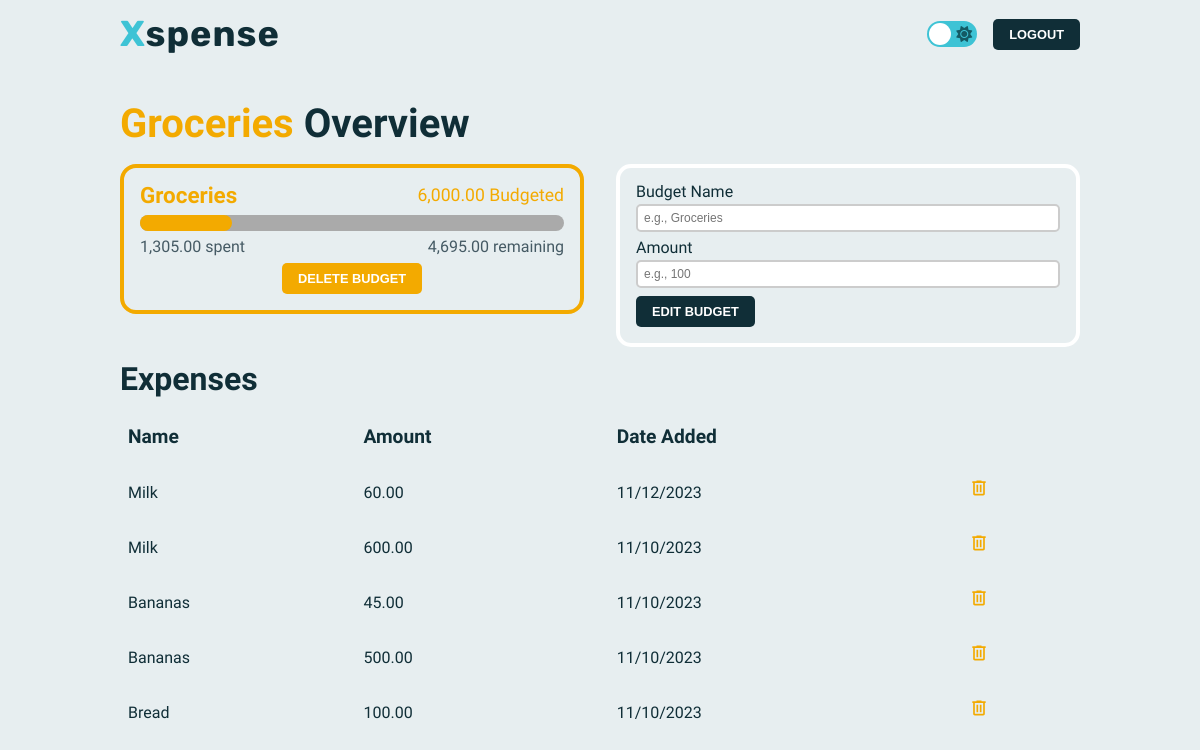
/budgets/Groceries (signed in), run on the app's committed database.
### models.py (models this page shows, shortened)
class Budget(db.Model, UserMixin):
    __tablename__ = "budget"
    id = db.Column(db.Integer, primary_key=True)
    name = db.Column(db.String(25), nullable=False)
    amount = db.Column(db.Float, nullable=False)
    spent = db.Column(db.Float, nullable=False, default=0)
    color = db.Column(db.String(9), nullable=False)
    date_added = db.Column(db.DateTime, default=datetime.utcnow)
    user_id = db.Column(db.Integer, db.ForeignKey("user.id"))
    expenses = db.relationship("Expense", backref="budget")

class Expense(db.Model, UserMixin):
    __tablename__ = "expense"
    id = db.Column(db.Integer, primary_key=True)
    name = db.Column(db.String(25), nullable=False)
    amount = db.Column(db.Float, nullable=False)
    date_added = db.Column(db.DateTime, default=datetime.utcnow)
    budget_id = db.Column(db.Integer, db.ForeignKey("budget.id"))
    user_id = db.Column(db.Integer, db.ForeignKey("user.id"))

### app.py (the view)
@app.route("/budgets/<name>")
@login_required
def budget_details(name):
    budget_form = BudgetForm()
    budget = (
        Budget.query.filter_by(user_id=current_user.id)
        .filter_by(name=name)
        .first_or_404()
    )
    return render_template(
        "details.html",
        budget=budget,
        budget_form=budget_form,
        curr_f=currency_formatter,
    )

### forms.py (shortened to what this page needs)
class BudgetForm(FlaskForm):
    name = StringField(
        "Budget Name",
        validators=[InputRequired(), length(min=3, max=13)],
        render_kw={"placeholder": "e.g., Groceries"},
    )
    amount = FloatField(
        "Amount",
        validators=[InputRequired()],
        render_kw={"placeholder": "e.g., 100"},
    )
    submit = SubmitField("Create Budget")

### app.py (called while the page is built)
@login_manager.user_loader
def load_user(user_id):
    return User.query.get(int(user_id))

### helpers.py (called while the page is built)
def currency_formatter(number):
    return "{:,.2f}".format(number)

### templates/details.html (shortened to what this page needs)
{% extends 'layout.html' %}
{% block header %}
<a href="/logout" ><button class="btn btn-small">logout</button></a>
{% endblock %}
{% block body %}
<div class="container dashboard">
  <h1 class="title"><span class="{{ budget.color }}">{{ budget.name }}</span> Overview</h1>
  <div class="create">
    <div class="budget-card {{ budget.color }}">
      <div class="row">
        <h3 class="sub-subtitle row-title {{ budget.color }}">{{ budget.name }}</h3>
        <p class="amount {{ budget.color }}">{{ curr_f(budget.amount) }} Budgeted</p>
      </div>
      <div class="row {{ budget.color }}">
        <progress max="{{ budget.amount }}" value="{{ budget.spent }}"></progress>
      </div>
      <div class="row progress-text">
        <small>{{ curr_f(budget.spent) }} spent</small>
        {% if budget.amount - budget.spent < 0 %}
        <small class="warn">{{  curr_f(budget.spent - budget.amount) }} overbudget</small>
        {% else %}
        <small>{{ curr_f(budget.amount - budget.spent) }} remaining</small>
        {% endif %}
      </div>
      <div class="row">
        <a href="/delete-budget/{{ budget.name }}"><button class="btn btn-small {{ budget.color }}">Delete Budget</button></a>
      </div>
    </div>
    <div class="card budget">
      <form action="/edit-budget" method="post" novalidate>
        <div class="form-control">
          {{ budget_form.name.label}}
          {{ budget_form.name(class="input")}}
        </div>
        <div class="form-control">
          {{ budget_form.amount.label}}
          {{ budget_form.amount(class="input")}}
        </div>
        <button class="btn btn-small">edit budget</button>
      </form>
    </div>
  </div>
  {% if budget.expenses %}
  <h2 class="subtitle">Expenses</h2>
  <table>
    <table>
      <tr>
        <th>Name</th>
        <th>Amount</th>
        <th>Date Added</th>
        <th></th>
      </tr>
        {% for expense in budget.expenses|reverse %}
          <tr>
            <td>{{ expense.name }}</td>
            <td>{{ curr_f(expense.amount) }}</td>
            <td>{{ moment(expense.date_added).calendar() }}</td>
            <td>
              <form action="/{{ budget.name }}/delete-expense" method="post">
                <button class="delete-expense" type="submit">
                  <svg
                    xmlns="http://www.w3.org/2000/svg"
                    height="20"
                    viewBox="0 -960 960 960"
                    width="24"
                    class="{{ budget.color }}"
                  >
                    <path
                      d="M280-120q-33 0-56.5-23.5T200-200v-520h-40v-80h200v-40h240v40h200v80h-40v520q0 33-23.5 56.5T680-120H280Zm400-600H280v520h400v-520ZM360-280h80v-360h-80v360Zm160 0h80v-360h-80v360ZM280-720v520-520Z"
                    />
                  </svg>
                </button>
              </form>
            </td>
          </tr>
      {% endfor %}
    </table>
    {% endif %}
</div>
{% endblock %}

### static/css/style.css (style rules this page uses)
:root { --primary-color: #3ec3d5; --secondary-color: #145a64; --light-color: #ffffff; --text-color: #102E37; --text-color-light: #455a64; --progress-color: #aaa; --accent-color1: #2fb64e; --accent-color2: #ff555f; --accent-color3: #55adff; --accent-color4: #f3aa00; --accent-color5: #F78D3F; --accent-color6: #145b96; --accent-color7: #3d5f06; --background-color: #e7eef0; --footer-color: #3ec3d5; --box-shadow: 0 0 8px #bbb; --main-font: "Source Sans 3", sans-serif; --logo-font: "Rubik", sans-serif; }
* { margin: 0; padding: 0; box-sizing: border-box; transition: 0.1s; }
body { font-family: var(--main-font); display: flex; flex-direction: column; justify-content: space-between; min-height: 100vh; background-color: var(--background-color); }
a { text-decoration: none; }
a, a:visited, a:hover, a:active { color: inherit; }
label { color: var(--text-color); }
.container { width: 80%; max-width: 1024px; margin: 0 auto; flex-grow: 1; padding: 1rem 0; }
.btn { text-transform: uppercase; padding: 0.625rem 1.25rem; font-size: 1rem; width: max-content; color: var(--light-color) !important; font-weight: 700; background-color: var(--text-color); border: none; border-radius: 5px; cursor: pointer; text-decoration: none; }
.btn-small { padding: 0.5rem 1rem; font-size: 0.8rem; }
.input { width: 100%; height: 2em; padding: 1em 0.5em; border: 2px solid #ccc; border-radius: 4px; background-color: white; font-size: 1rem; margin-top: 0.25rem; color: var(--text-color-light); }
.title { font-size: 2.5rem; font-weight: 700; margin: 0.5em 0; color: var(--text-color); }
.subtitle { font-size: 2rem; font-weight: 700; margin-bottom: 0.5em; color: var(--text-color); }
.sub-subtitle { font-size: 1.25rem; font-weight: 700; margin-bottom: 0.5em; color: var(--text-color); }
.create { display: grid; grid-template-columns: 1fr 1fr; gap: 2rem; }
.create .input { width: 100%; padding: 1em 0.5em; border-radius: 5px; background-color: white; font-size: 0.75rem; margin-top: 0.25rem; color: var(--text-color-light); }
.card { border-radius: 15px; padding: 1rem; margin-bottom: 1rem; position: relative; border: 4px solid var(--light-color); }
.create form { display: flex; flex-direction: column; gap: 0.5rem; }
.form-control { display: flex; flex-direction: column; position: relative; }
.budget-card { padding: 1rem; height: 150px; border-radius: 16px; display: flex; gap: 0.5rem; flex-direction: column; justify-content: center; }
.row { width: 100%; text-align: center; display: flex; justify-content: space-between; align-items: center; }
.row a { margin: auto; }
.row .sub-subtitle { margin: 0; font-size: 1.4rem; }
.row .amount { font-size: 1.1rem; }
progress { width: 100%; height: 1rem; border: none; }
.progress-text { color: var(--text-color-light); }
table { border-collapse: collapse; width: 100%; }
th { font-size: 1.2rem; font-weight: 700; }
td , th { text-align: left; padding: 1rem 0.5rem; color: var(--text-color); }
.delete-expense { background-color: transparent; border: none; cursor: pointer; }

### static/css/accents.css (style rules this page uses)
.sub-subtitle.accent-4, .amount.accent-4 { color: var(--accent-color4); }
.budget-card.accent-4 { border: 4px solid var(--accent-color4); }
.row.accent-4 > progress::-webkit-progress-value, .btn-small.accent-4, .budget-name.accent-4 { background-color: var(--accent-color4); }
.accent-4 { fill: var(--accent-color4); color: var(--accent-color4); }

### data on the page
Budget: name "Groceries", amount "6,000.00", spent "1,305.00", curr_f(budget.amount-budget.spent) "4,695.00"
Expense: name "Milk", amount "60.00", date_added "11/12/2023"
Expense: name "Milk", amount "600.00", date_added "11/10/2023"
Expense: name "Bananas", amount "45.00", date_added "11/10/2023"
Expense: name "Bananas", amount "500.00", date_added "11/10/2023"
Expense: name "Bread", amount "100.00", date_added "11/10/2023"

### other printed values
{{ budget_form.name.label }} "Budget Name"
{{ budget_form.amount.label }} "Amount"
